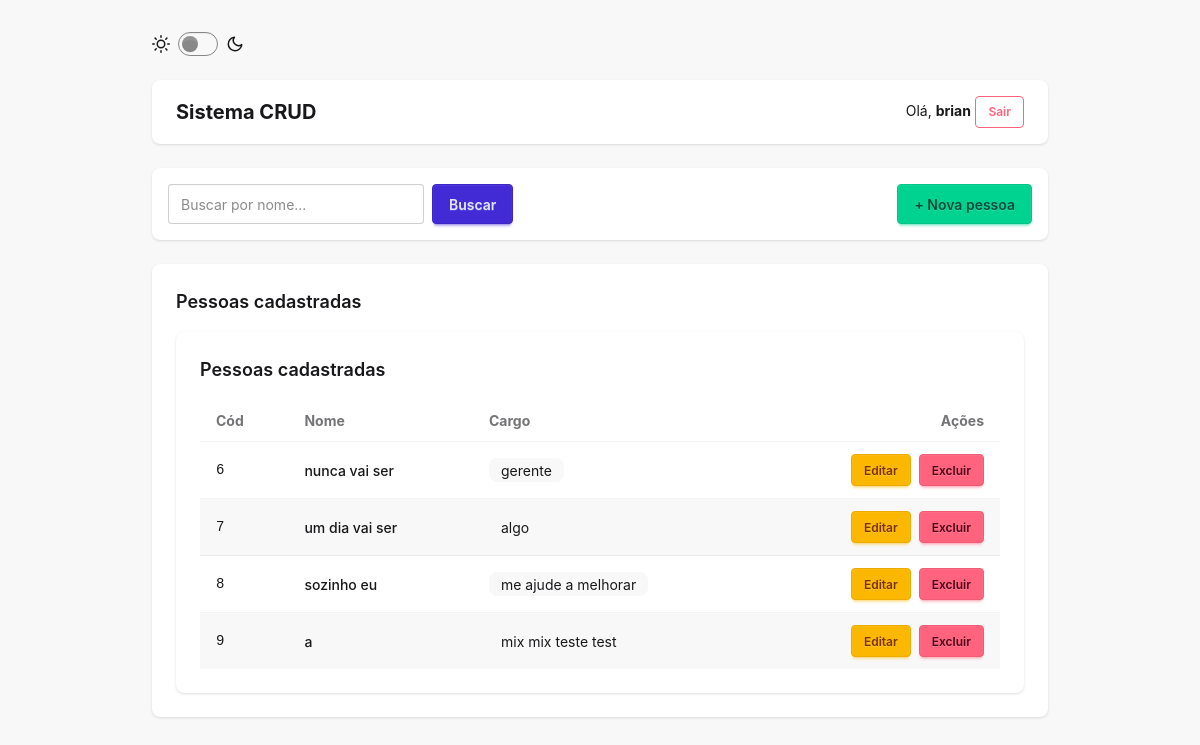
/ (signed in), run on the app's committed database.
### tables this page shows
CREATE TABLE pessoas(pid INTEGER PRIMARY KEY AUTOINCREMENT, nome TEXT NOT NULL, cargo TEXT NOT NULL);

### app.py (the view)
@app.route("/")
@login_obrigatorio
def index():
    termo = request.args.get("q", "").strip()
    if termo:
        pessoas = banco.busca_por_nome(termo)
    else:
        pessoas = banco.listar()
    return render_template("index.html", pessoas=pessoas, termo=termo)

### app.py (called while the page is built)
def login_obrigatorio(f):
    @wraps(f)
    def funcao_decorada(*args, **kwargs):
        if "usuario_id" not in session:
            return redirect(url_for("login"))
        return f(*args, **kwargs)
    return funcao_decorada

### banco.py (called while the page is built)
def conectar():
    db = sqlite3.connect(NOME_BANCO)
    db.row_factory = sqlite3.Row
    return db

def listar():
    with conectar() as db:
        return db.execute("SELECT pid, nome, cargo FROM pessoas ORDER BY pid").fetchall()

### templates/index.html (shortened to what this page needs)
<head>
    <link href="{{ url_for('static', filename='daisyui.css') }}" rel="stylesheet" type="text/css" />
    <link href="{{ url_for('static', filename='themes.css') }}" rel="stylesheet" type="text/css" />
    <script src="{{ url_for('static', filename='tailwindcss.js') }}"></script>
</head>
<body class="min-h-screen bg-base-200 p-4 md:p-8">
    <main class="max-w-4xl mx-auto space-y-6">
            <label class="flex cursor-pointer gap-2 items-center">
        <svg xmlns="http://w3.org" width="18" height="18" viewBox="0 0 24 24" fill="none" stroke="currentColor" stroke-width="2" stroke-linecap="round" stroke-linejoin="round"><circle cx="12" cy="12" r="5"/><path d="M12 1v2M12 21v2M4.2 4.2l1.4 1.4M18.4 18.4l1.4 1.4M1 12h2M21 12h2M4.2 19.8l1.4-1.4M18.4 5.6l1.4-1.4"/></svg>
        <input type="checkbox" value="dracula" class="toggle theme-controller" id="theme-toggle" />
        <svg xmlns="http://w3.org" width="18" height="18" viewBox="0 0 24 24" fill="none" stroke="currentColor" stroke-width="2" stroke-linecap="round" stroke-linejoin="round"><path d="M21 12.79A9 9 0 1 1 11.21 3 7 7 0 0 0 21 12.79z"></path></svg>
    </label>
 <header class="navbar bg-base-100 rounded-box shadow px-6">
            <div class="flex-1">
                <span class="text-xl font-bold">Sistema CRUD</span>
            </div>
            <div class="flex-none gap-4">
                <span class="text-sm">Olá, <strong>{{ session['username'] }}</strong></span>
                <a href="{{ url_for('logout') }}" class="btn btn-outline btn-error btn-sm">Sair</a>
            </div>
        </header>
        <section class="flex flex-col sm:flex-row justify-between items-center gap-4 bg-base-100 p-4 rounded-box shadow">
            <form method="GET" action="{{ url_for('index') }}" class="flex w-full sm:w-auto gap-2">
                <input type="text" name="q" placeholder="Buscar por nome..." value="{{ termo }}" class="input input-bordered w-full sm:w-64" />
                <button type="submit" class="btn btn-primary">Buscar</button>
            </form>
            <a href="{{ url_for('cadastrar') }}" class="btn btn-success w-full sm:w-auto">+ Nova pessoa</a>
        </section>
        <section class="card bg-base-100 shadow">
            <div class="card-body">
                <h2 class="card-title text-lg mb-2">Pessoas cadastradas</h2>
        <section class="card bg-base-100 shadow">
            <div class="card-body">
                <h2 class="card-title text-lg mb-2">Pessoas cadastradas</h2>
                {% if pessoas %}
                <div class="overflow-x-auto">
                    <table class="table table-zebra w-full">
                        <thead>
                            <tr>
                                <th>Cód</th>
                                <th>Nome</th>
                                <th>Cargo</th>
                                <th class="text-right">Ações</th>
                            </tr>
                        </thead>
                        <tbody>
                            {% for p in pessoas %}
                            <tr class="hover">
                                <td class="font-mono text-sm">{{ p["pid"] }}</td>
                                <td class="font-medium">{{ p["nome"] }}</td>
                                <td><span class="badge badge-ghost">{{ p["cargo"] }}</span></td>
                                <td class="flex justify-end gap-2">
                                    <a href="{{ url_for('editar', pid=p['pid']) }}" class="btn btn-sm btn-warning">Editar</a>
                                    <form method="POST"
                                          action="{{ url_for('excluir', pid=p['pid']) }}"
                                          onsubmit="return confirm('Tem certeza que deseja excluir?');">
                                        <button type="submit" class="btn btn-sm btn-error">Excluir</button>
                                    </form>
                                </td>
                            </tr>
                            {% endfor %}
                        </tbody>
                    </table>
                </div>
                {% else %}
                <div class="alert alert-info">
                    <span>Nenhuma pessoa encontrada.</span>
                </div>
                {% endif %}
            </div>
        </section>
    </main>
</body>
</html>

### data on the page
pessoas: pid "6", nome "nunca vai ser", cargo "gerente"
pessoas: pid "7", nome "um dia vai ser", cargo "algo"
pessoas: pid "8", nome "sozinho eu", cargo "me ajude a melhorar"
pessoas: pid "9", nome "a", cargo "mix mix teste test"

### other printed values
{{ session['username'] }} "brian"
